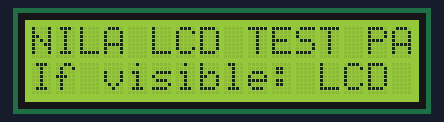
The sketch below on a simulated ESP32-C3. Parts: 16×2 character LCD. What the sketch prints to the serial monitor is not drawn.

Above: at 0.6 s.
At 1.6 s:
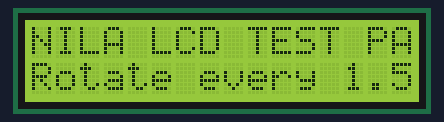

The sketch:

01_i2c_lcd_test.ino
```cpp
#include <Arduino.h>
#include <Wire.h>
#include <LiquidCrystal_I2C.h>

const uint32_t SERIAL_BAUD = 115200;
const uint8_t LCD_ADDR = 0x27;
const uint8_t LCD_COLS = 20;
const uint8_t LCD_ROWS = 4;
const uint32_t LCD_ROTATE_MS = 1500;

LiquidCrystal_I2C lcd(LCD_ADDR, LCD_COLS, LCD_ROWS);

uint32_t lastSwapAt = 0;
uint32_t page = 0;

void scanI2CBus()
{
  Serial.println("Scanning I2C bus...");
  uint8_t foundCount = 0;

  for (uint8_t addr = 1; addr < 127; addr++)
  {
    Wire.beginTransmission(addr);
    uint8_t error = Wire.endTransmission();
    if (error == 0)
    {
      Serial.printf("I2C device found at 0x%02X\n", addr);
      foundCount++;
    }
  }

  if (foundCount == 0)
  {
    Serial.println("No I2C devices found.");
  }
  else
  {
    Serial.printf("I2C scan complete. Devices found: %u\n", foundCount);
  }
}

void drawPage0()
{
  lcd.clear();
  lcd.setCursor(0, 0);
  lcd.print("NILA LCD TEST PAGE 1");
  lcd.setCursor(0, 1);
  lcd.print("Addr: 0x27  Size:20x4");
  lcd.setCursor(0, 2);
  lcd.print("Uptime(s): ");
  lcd.print((unsigned long)(millis() / 1000UL));
  lcd.setCursor(0, 3);
  lcd.print("If visible: LCD OK");
}

void drawPage1()
{
  lcd.clear();
  lcd.setCursor(0, 0);
  lcd.print("NILA LCD TEST PAGE 2");
  lcd.setCursor(0, 1);
  lcd.print("ABCDEFGHIJKLMNOPQRST");
  lcd.setCursor(0, 2);
  lcd.print("12345678901234567890");
  lcd.setCursor(0, 3);
  lcd.print("Rotate every 1.5 sec");
}

void setup()
{
  Serial.begin(SERIAL_BAUD);
  delay(400);
  Serial.println();
  Serial.println("=== NILA Module Test 01: I2C LCD ===");

  Wire.begin();
  scanI2CBus();

  lcd.init();
  lcd.backlight();
  drawPage0();

  Serial.println("LCD initialized at 0x27.");
  Serial.println("If screen is blank, check:");
  Serial.println("1) Address (often 0x27 or 0x3F)");
  Serial.println("2) SDA/SCL wiring");
  Serial.println("3) VCC/GND and contrast potentiometer");
}

void loop()
{
  uint32_t now = millis();
  if ((uint32_t)(now - lastSwapAt) < LCD_ROTATE_MS)
  {
    delay(20);
    return;
  }

  lastSwapAt = now;
  page = (page + 1) % 2;

  if (page == 0)
  {
    drawPage0();
  }
  else
  {
    drawPage1();
  }

  Serial.printf("[lcd] page=%lu uptimeMs=%lu\n", (unsigned long)page, (unsigned long)now);
}
```

Measured:
- what the display in image 0 shows lasts 1.0 s, from 0.6 s to 1.6 s
- what the display in image 1 shows lasts 1.5 s, from 1.6 s to 3.1 s
